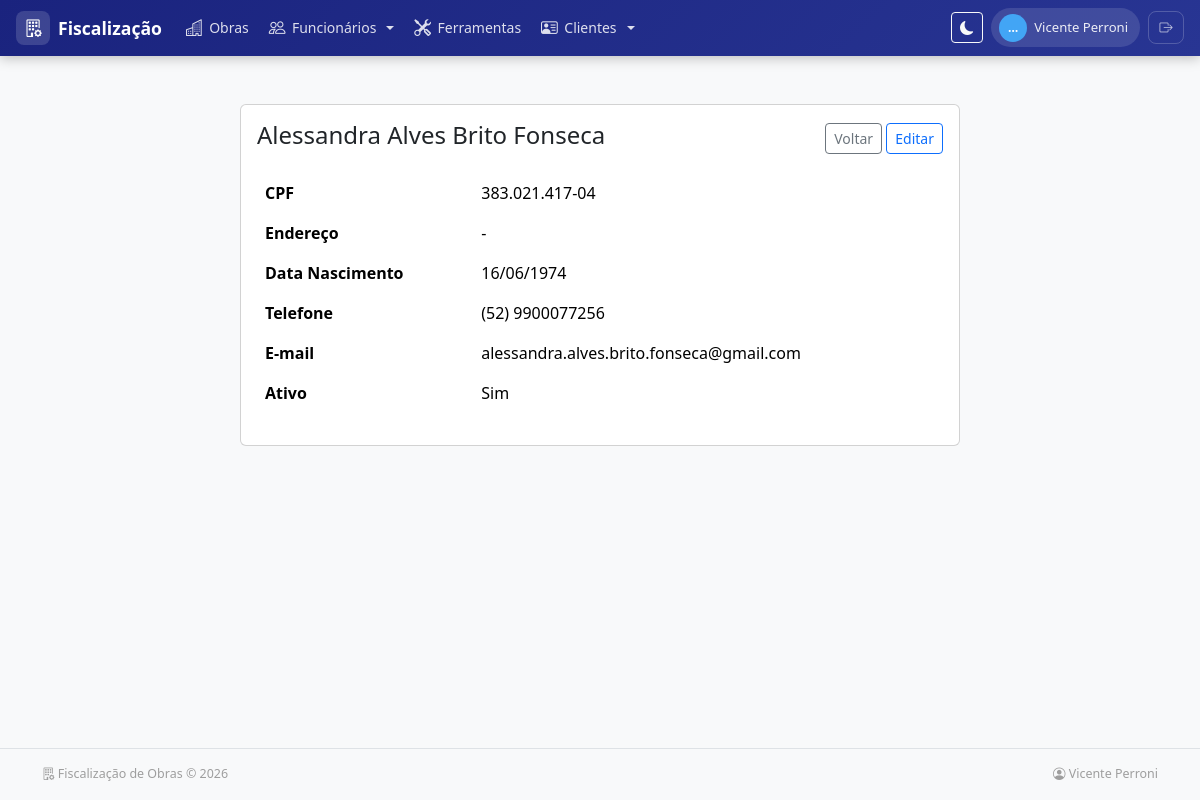
The app's page /clientes/182/ (signed in) with its own data.
### apps/clientes/models.py (models this page shows, shortened)
class Cliente(models.Model):
    nome = models.CharField(max_length=200, verbose_name='Nome')
    cpf = models.CharField(
        max_length=14,
        unique=True,
        verbose_name='CPF',
        help_text='Somente números ou formatado (000.000.000-00)',
        validators=[RegexValidator(r'^\d{3}\.\d{3}\.\d{3}-\d{2}$|^\d{11}$', 'CPF inválido')]
    )
    endereco = models.TextField(verbose_name='Endereço', blank=True, null=True)
    data_nascimento = models.DateField(verbose_name='Data de Nascimento', blank=True, null=True)
    telefone = models.CharField(max_length=30, verbose_name='Telefone', blank=True, null=True)
    email = models.EmailField(verbose_name='E-mail', blank=True, null=True)
    ativo = models.BooleanField(default=True, verbose_name='Ativo')
    created_at = models.DateTimeField(auto_now_add=True, verbose_name='Criado em')
    updated_at = models.DateTimeField(auto_now=True, verbose_name='Atualizado em')
    class Meta:
        verbose_name = 'Cliente'
        verbose_name_plural = 'Clientes'
        ordering = ['nome']

### apps/clientes/views.py (the view)
# urls.py: path('<int:pk>/', views.cliente_detail, name='cliente_detail'),
@login_required
def cliente_detail(request, pk):
    cliente = get_object_or_404(Cliente, pk=pk)
    return render(request, 'clientes/cliente_detail.html', {'cliente': cliente, 'title': cliente.nome})

### apps/obras/context_processors.py (called while the page is built)
def recent_obras(request):
    try:
        obras = list(Obra.objects.filter(ativo=True).order_by('-created_at')[:6])
    except Exception:
        obras = []
    return {'recent_obras': obras}

### apps/obras/models.py (called while the page is built)
    def alive(self):
        return self.filter(deleted_at__isnull=True)

    def get_queryset(self):
        return super().get_queryset().alive()

### templates/clientes/cliente_detail.html (shortened to what this page needs)
{% extends 'base.html' %}
{% block content %}
<div class="container py-4">
  <div class="row">
    <div class="col-md-8 offset-md-2">
      <div class="card">
        <div class="card-body">
          <div class="d-flex justify-content-between align-items-center mb-3">
            <h4 class="card-title">{{ cliente.nome }}</h4>
            <div>
              <a href="{% url 'clientes:cliente_list' %}" class="btn btn-sm btn-outline-secondary">Voltar</a>
              <a href="{% url 'clientes:cliente_update' cliente.pk %}" class="btn btn-sm btn-outline-primary">Editar</a>
            </div>
          </div>
          <table class="table table-borderless">
            <tbody>
              <tr>
                <th>CPF</th>
                <td>{{ cliente.cpf }}</td>
              </tr>
              <tr>
                <th>Endereço</th>
                <td>{{ cliente.endereco|default:'-' }}</td>
              </tr>
              <tr>
                <th>Data Nascimento</th>
                <td>{{ cliente.data_nascimento|date:'d/m/Y'|default:'-' }}</td>
              </tr>
              <tr>
                <th>Telefone</th>
                <td>{{ cliente.telefone|default:'-' }}</td>
              </tr>
              <tr>
                <th>E-mail</th>
                <td>{{ cliente.email|default:'-' }}</td>
              </tr>
              <tr>
                <th>Ativo</th>
                <td>{% if cliente.ativo %}Sim{% else %}Não{% endif %}</td>
              </tr>
            </tbody>
          </table>
        </div>
      </div>
    </div>
  </div>
</div>
{% endblock %}

### templates/base.html (shortened to what this page needs)
<!doctype html>
<html lang="pt-br">
  <head>
    <link href="https://cdn.jsdelivr.net/npm/bootstrap@5.3.2/dist/css/bootstrap.min.css" rel="stylesheet">
    <link rel="stylesheet" href="https://cdn.jsdelivr.net/npm/bootstrap-icons@1.11.3/font/bootstrap-icons.min.css">
  </head>
  <body class="bg-light" {% if user.is_authenticated %}data-server-theme="{{ request.user.profile.theme_preference }}" data-server-variant="{{ request.user.profile.theme_variant }}"{% endif %}>
    {% url 'login' as login_url %}
    <nav class="main-navbar navbar navbar-expand-lg d-none d-lg-flex">
      <div class="container-fluid px-3">
        <a class="navbar-brand-custom me-3" href="{% if user.is_authenticated %}{% url 'home' %}{% else %}/{% endif %}">
          <span class="brand-icon"><i class="bi bi-building-gear"></i></span>
          <span>Fiscalização</span>
        </a>
        {% if user.is_authenticated %}
        <ul class="navbar-nav me-auto gap-1">
          {% if nav_perms.obras %}
          <li class="nav-item">
            <a class="nav-link" href="{% url 'obras:obra_list' %}">
              <i class="bi bi-buildings"></i> Obras
            </a>
          </li>
          {% endif %}
          {% if nav_perms.funcionarios %}
          <li class="nav-item dropdown">
            <a class="nav-link dropdown-toggle" href="#" role="button" data-bs-toggle="dropdown" aria-expanded="false">
              <i class="bi bi-people"></i> Funcionários
            </a>
          </li>
          {% endif %}
          {% if nav_perms.ferramentas %}
          <li class="nav-item">
            <a class="nav-link" href="/ferramentas/">
              <i class="bi bi-tools"></i> Ferramentas
            </a>
          </li>
          {% endif %}
          {% if nav_perms.clientes %}
          <li class="nav-item dropdown">
            <a class="nav-link dropdown-toggle" href="#" role="button" data-bs-toggle="dropdown" aria-expanded="false">
              <i class="bi bi-person-vcard"></i> Clientes
            </a>
          </li>
          {% endif %}
        </ul>
        <div class="d-flex align-items-center gap-2">
          <button id="themeToggle" type="button" class="btn btn-sm btn-outline-light" title="Alternar tema (claro/escuro)">
            <i id="themeToggleIcon" class="bi bi-moon-fill"></i>
          </button>
          <div class="user-pill">
            <span class="user-avatar">{{ user.first_name|default:user.username|truncatechars:1|upper }}</span>
            {{ user.get_full_name|default:user.username }}
          </div>
          <form method="post" action="{% url 'logout' %}" class="d-inline">
            <button type="submit" class="btn-logout" title="Sair">
              <i class="bi bi-box-arrow-right"></i>
            </button>
          </form>
        </div>
        {% endif %}
      </div>
    </nav>
    <main class="container my-4">
      {% block content %}{% endblock %}
    </main>
    <footer class="main-footer">
      <div class="container d-flex flex-wrap justify-content-between align-items-center">
        <span><i class="bi bi-building-gear"></i> Fiscalização de Obras &copy; {% now "Y" %}</span>
        {% if user.is_authenticated %}
        <span><i class="bi bi-person-circle"></i> {{ user.get_full_name|default:user.username }}</span>
        {% endif %}
      </div>
    </footer>
  </body>
</html>

### templates/base.html (style rules this page uses)
:root { --nav-gradient-start: #1a237e; --nav-gradient-end: #283593; --nav-hover: rgba(255,255,255,.12); --nav-active: rgba(255,255,255,.2); --accent: #42a5f5; }
.main-navbar { background: linear-gradient(135deg, var(--nav-gradient-start), var(--nav-gradient-end)); box-shadow: 0 2px 12px rgba(0,0,0,.25); padding: .35rem 0; }
.main-navbar .nav-link { color: rgba(255,255,255,.85); padding: .6rem .9rem; border-radius: .5rem; font-size: .875rem; font-weight: 500; transition: all .2s; display: flex; align-items: center; gap: .4rem; }
.main-navbar .nav-link .bi { font-size: 1.05rem; }
.navbar-brand-custom { color: #fff !important; font-weight: 700; font-size: 1.1rem; display: flex; align-items: center; gap: .5rem; text-decoration: none; padding: .3rem 0; }
.navbar-brand-custom .brand-icon { background: rgba(255,255,255,.15); border-radius: .5rem; width: 34px; height: 34px; display: flex; align-items: center; justify-content: center; font-size: 1.1rem; }
.user-pill { background: rgba(255,255,255,.12); border-radius: 2rem; padding: .35rem .75rem .35rem .5rem; display: flex; align-items: center; gap: .45rem; color: rgba(255,255,255,.9); font-size: .82rem; font-weight: 500; white-space: nowrap; }
.user-avatar { width: 28px; height: 28px; border-radius: 50%; background: var(--accent); display: flex; align-items: center; justify-content: center; font-weight: 700; font-size: .75rem; color: #fff; }
.btn-logout { color: rgba(255,255,255,.7); border: 1px solid rgba(255,255,255,.2); border-radius: .5rem; padding: .35rem .65rem; font-size: .82rem; text-decoration: none; background: transparent; transition: all .2s; display: flex; align-items: center; gap: .3rem; }
.main-footer { border-top: 1px solid #dee2e6; padding: 1rem 0; margin-top: 2rem; font-size: .78rem; color: #9e9e9e; }
body { min-height: 100vh; display: flex; flex-direction: column; }
main { flex: 1; }

### records on screen
Cliente: nome "Alessandra Alves Brito Fonseca", cpf "383.021.417-04", endereco "-", data_nascimento "16/06/1974", telefone "(52) 9900077256", email "alessandra.alves.brito.fonseca@gmail.com"

### other values on screen
{{ user.first_name|default:user.username|truncatechars:1|upper }} "…"
{{ user.get_full_name|default:user.username }} "Vicente Perroni"
